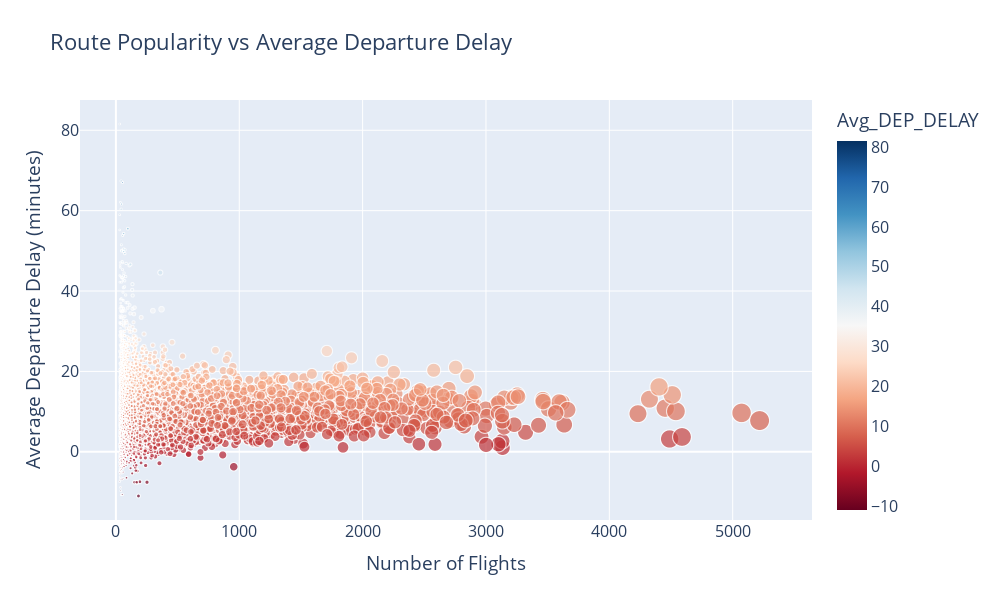

Write notebook code for a chart like this one.
### Code cell
# Create route column
df['ROUTE'] = df['ORIGIN'] + '-' + df['DEST']

# Group by route: count and mean delay
route_stats = df.groupby('ROUTE').agg({
    'DEP_DELAY': 'mean',
    'FL_NUMBER': 'count'
}).rename(columns={
    'DEP_DELAY': 'Avg_DEP_DELAY',
    'FL_NUMBER': 'Flight_Count'
}).reset_index()

# Filter to only routes with at least 30 flights for clarity
route_stats = route_stats[route_stats['Flight_Count'] >= 30]

# Interactive scatter plot
fig = px.scatter(
    route_stats,
    x='Flight_Count',
    y='Avg_DEP_DELAY',
    hover_name='ROUTE',
    size='Flight_Count',
    color='Avg_DEP_DELAY',
    color_continuous_scale='RdBu',
    title='Route Popularity vs Average Departure Delay'
)

fig.update_layout(
    xaxis_title='Number of Flights',
    yaxis_title='Average Departure Delay (minutes)',
    font=dict(size=16),
    width=1000,
    height=600
)

fig.show()

### Figure 1 — Plotly figure (JSON) as saved in the notebook; plotly's stock layout.template omitted (floating-point values rounded to 4 significant figures; data arrays with more than 128 entries replaced by an {"elided": "..."} marker saying what was removed)
{"data": [{"hovertemplate": "<b>%{hovertext}</b><br><br>Flight_Count=%{marker.size}<br>Avg_DEP_DELAY=%{marker.color}<extra></extra>", "hovertext": {"elided": "6046 str values"}, "legendgroup": "", "marker": {"color": {"elided": "6046 float values"}, "coloraxis": "coloraxis", "size": {"elided": "6046 int values"}, "sizemode": "area", "sizeref": 13.04, "symbol": "circle"}, "mode": "markers", "name": "", "showlegend": false, "type": "scattergl", "x": {"elided": "6046 int values"}, "xaxis": "x", "y": {"elided": "6046 float values"}, "yaxis": "y"}], "layout": {"coloraxis": {"colorbar": {"title": {"text": "Avg_DEP_DELAY"}}, "colorscale": [[0, "rgb(103,0,31)"], [0.1, "rgb(178,24,43)"], [0.2, "rgb(214,96,77)"], [0.3, "rgb(244,165,130)"], [0.4, "rgb(253,219,199)"], [0.5, "rgb(247,247,247)"], [0.6, "rgb(209,229,240)"], [0.7, "rgb(146,197,222)"], [0.8, "rgb(67,147,195)"], [0.9, "rgb(33,102,172)"], [1, "rgb(5,48,97)"]]}, "font": {"size": 16}, "height": 600, "legend": {"itemsizing": "constant", "tracegroupgap": 0}, "title": {"text": "Route Popularity vs Average Departure Delay"}, "width": 1000, "xaxis": {"anchor": "y", "domain": [0, 1], "title": {"text": "Number of Flights"}}, "yaxis": {"anchor": "x", "domain": [0, 1], "title": {"text": "Average Departure Delay (minutes)"}}}}
